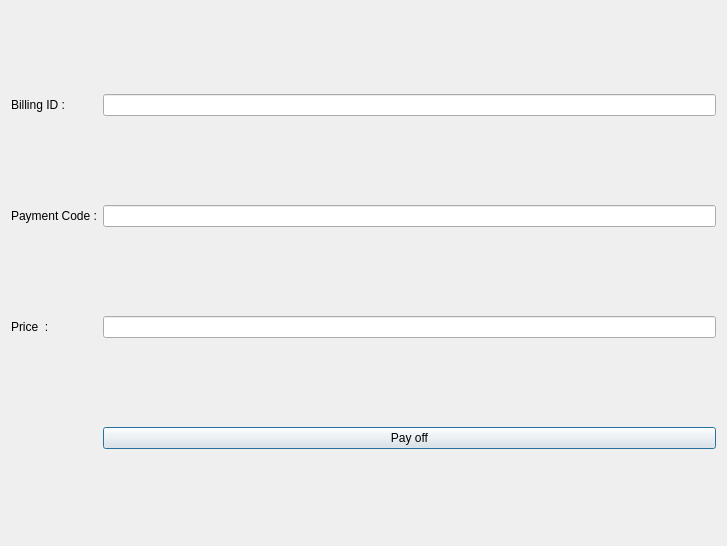
<?xml version="1.0" encoding="UTF-8"?>
<ui version="4.0">
 <class>Bill</class>
 <widget class="QDialog" name="Bill">
  <property name="geometry">
   <rect>
    <x>0</x>
    <y>0</y>
    <width>727</width>
    <height>546</height>
   </rect>
  </property>
  <property name="windowTitle">
   <string>Bill</string>
  </property>
  <layout class="QGridLayout" name="gridLayout">
   <item row="0" column="0">
    <widget class="QLabel" name="label">
     <property name="text">
      <string>Billing ID :</string>
     </property>
    </widget>
   </item>
   <item row="0" column="1">
    <widget class="QLineEdit" name="lineEdit"/>
   </item>
   <item row="1" column="1">
    <widget class="QLineEdit" name="lineEdit_3"/>
   </item>
   <item row="2" column="1">
    <widget class="QLineEdit" name="price">
     <property name="inputMethodHints">
      <set>Qt::ImhNone</set>
     </property>
    </widget>
   </item>
   <item row="1" column="0">
    <widget class="QLabel" name="label_2">
     <property name="text">
      <string>Payment Code :</string>
     </property>
    </widget>
   </item>
   <item row="2" column="0">
    <widget class="QLabel" name="lable">
     <property name="text">
      <string>Price  :</string>
     </property>
    </widget>
   </item>
   <item row="3" column="1">
    <widget class="QPushButton" name="payButton">
     <property name="text">
      <string>Pay off</string>
     </property>
    </widget>
   </item>
  </layout>
 </widget>
 <resources/>
 <connections/>
</ui>
